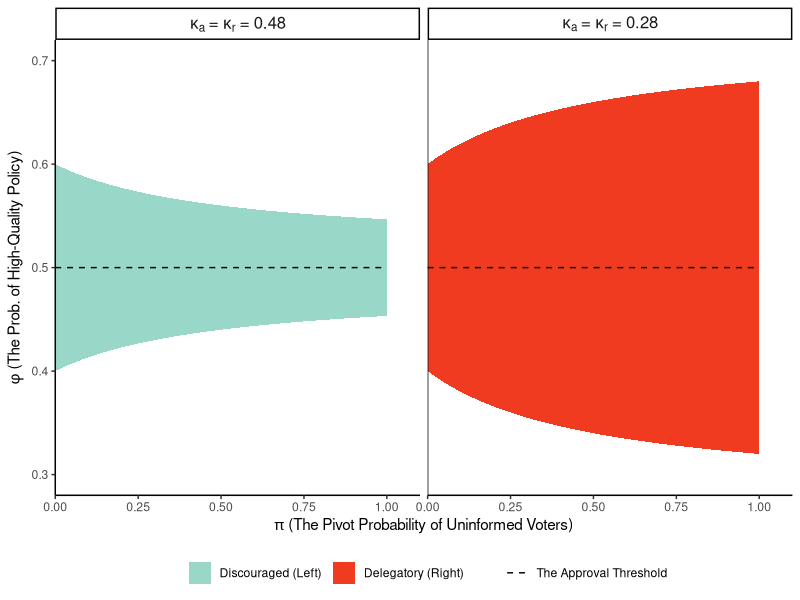
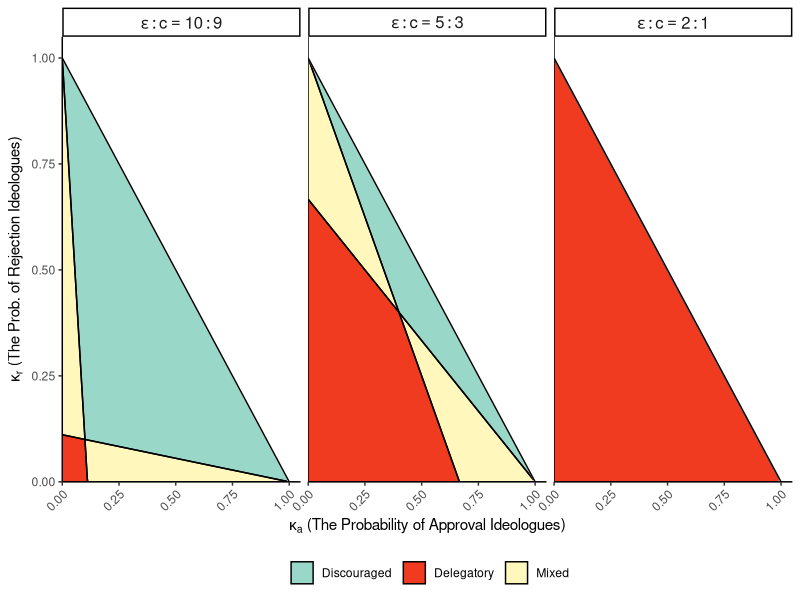
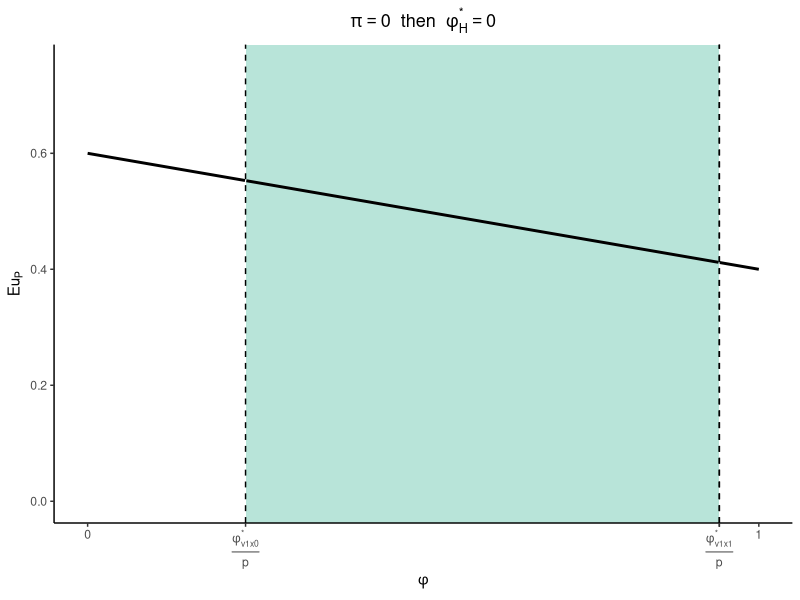
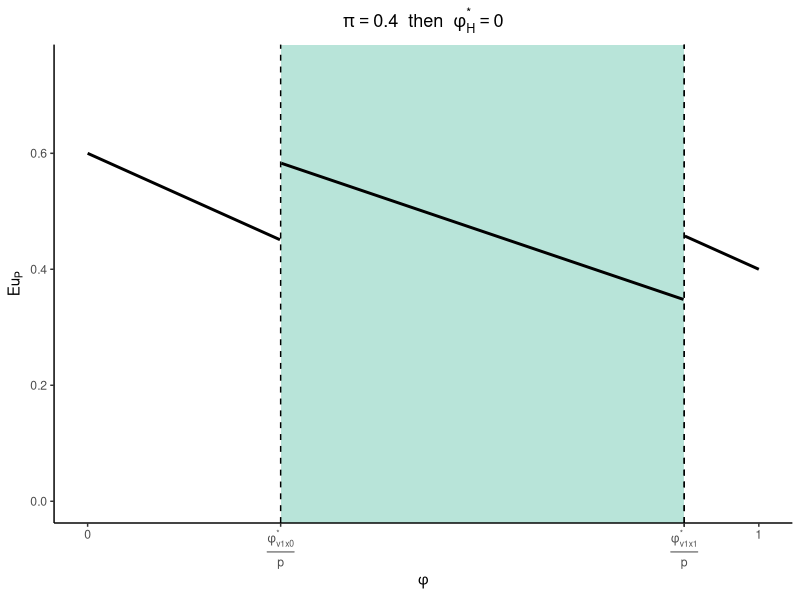
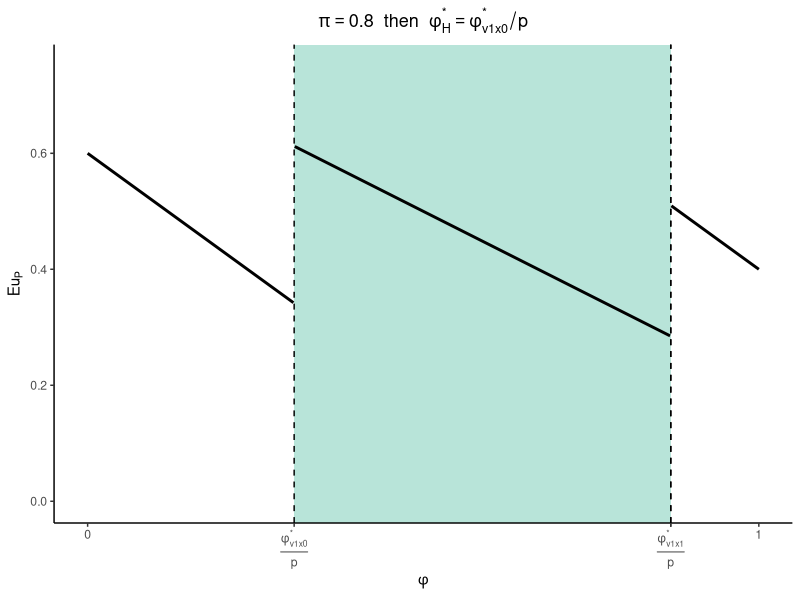
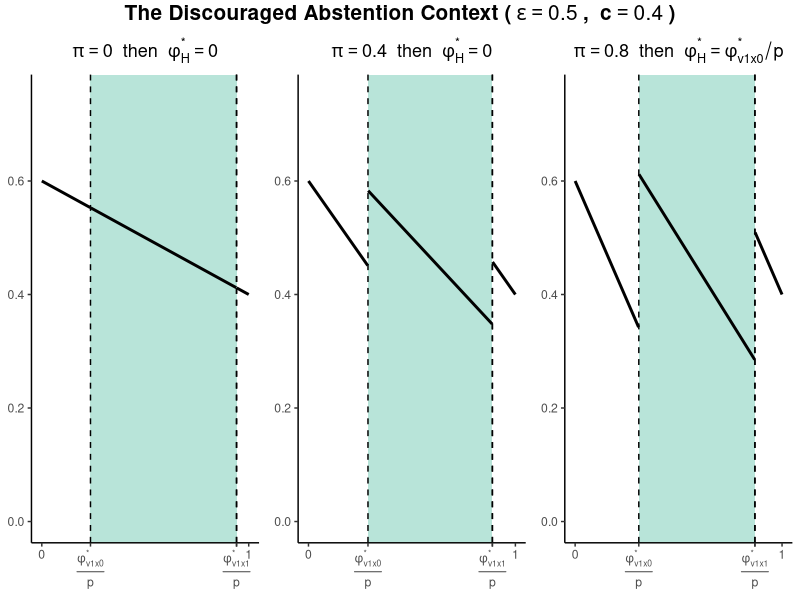
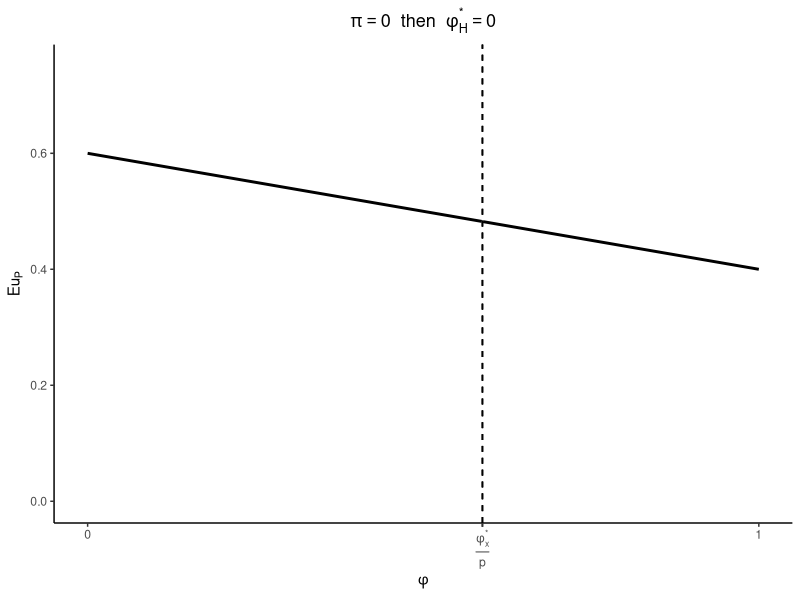
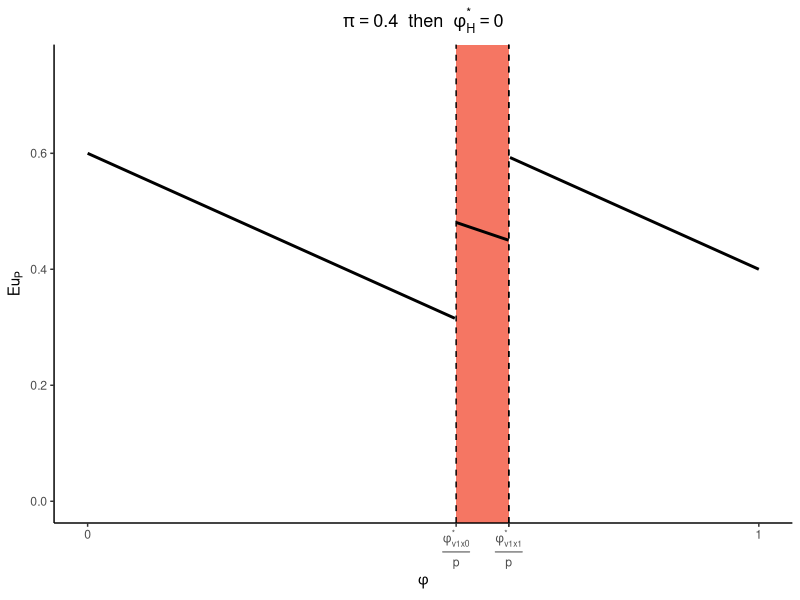

The R script that drew these images, in order:
#' ---
#' title: "Appendix C: Simulation Codes for Comparative Statics"
#' author: "Gento Kato"
#' date: "October 12, 2018"
#' ---

#' # Preparation

## Set Working Directory to the current directory 
## (If using RStudio, can be set automatically)
setwd(dirname(rstudioapi::getActiveDocumentContext()$path))

## Import Relevant packages
library(ggplot2)
library(gridExtra)
library(grid)

## Clear Workspace
rm(list = ls())


#' # Figure 2: The Visual Depiction of Discouraged and Delegatory Abstention Interval
#'
#' ## Relevant Functions

# The acceptance threshold
Fphix <- function(pi,b,e,c) 0.5 - (pi*b)/(2*(pi+e))
# The lower bound of the abstention interval
Fphivr <- function(pi,k1,k0,b,e,c) {
  (pi*k0*(1-b) + e -c)/(pi*((1-k1)*(1+b) + k0*(1-b)) + e) }
Fphiv1x0 <- function(pi,k1,k0,b,e,c) {
  apply(cbind(Fphix(pi,b,e,c),Fphivr(pi,k1,k0,b,e,c)), 1, min) }
# The upper bound of the abstention interval
Fphiva <- function(pi,k1,k0,b,e,c) {
  (pi*(1-k0)*(1-b) + c)/(pi*(k1*(1+b) + (1-k0)*(1-b)) + e) }
Fphiv1x1 <- function(pi,k1,k0,b,e,c) {
  apply(cbind(Fphix(pi,b,e,c),Fphiva(pi,k1,k0,b,e,c)), 1, max) }

#' ## Setting Parameters  

# Moving value = pi
pi <- seq(0,1,length=500)

# Fixed Values: (Discouraged, Delegatory)
k1 <- c(0.48, 0.28)
k0 <- c(0.48, 0.28)
e <- c(0.5, 0.5)
c <- c(0.3, 0.3)
b <- c(0, 0)

#' ## Simulations

## The Discouraged Abstention Interval & Approval Threshold
DIphix <- Fphix(pi,b[1],e[1],c[1])
DIphiv1x0 <- Fphiv1x0(pi,k1[1],k0[1],b[1],e[1],c[1])
DIphiv1x1 <- Fphiv1x1(pi,k1[1],k0[1],b[1],e[1],c[1])

## The Delegatory Abstention Interval & Approval Threshold
DEphix <- Fphix(pi,b[2],e[2],c[2])
DEphiv1x0 <- Fphiv1x0(pi,k1[2],k0[2],b[2],e[2],c[2])
DEphiv1x1 <- Fphiv1x1(pi,k1[2],k0[2],b[2],e[2],c[2])

#' ## Plot

## Dataset
da <- data.frame(pi=rep(pi,2),
                 DIDE=rep(c("2","3"), each=length(pi)),
                 phix=c(DIphix,DEphix),
                 phiv1x0=c(DIphiv1x0,DEphiv1x0),
                 phiv1x1=c(DIphiv1x1,DEphiv1x1),
                 catk1 = rep(c(k1[1],k1[2]),each=length(pi)),
                 catk0 = rep(c(k0[1],k0[2]),each=length(pi)) )

## Plot
abgraph <- 
  ggplot(da,aes(x=pi)) +
  geom_ribbon(aes(ymin=phiv1x0, ymax=phiv1x1, fill=DIDE)) +
  geom_line(aes(y=phix, linetype="2"), size=0.5) +
  facet_grid( . ~ (catk0*-1) + catk0 + catk1,
              labeller = label_bquote(cols=kappa[a] ~ "=" ~ 
                                           kappa[r] ~ "=" ~ 
                                           .(catk0))) +
  scale_x_continuous(expand=c(0,0)) +
  geom_vline(aes(xintercept=0), size=0.5) +
  coord_cartesian(xlim=c(0,1.1), ylim=c(0.3,0.7)) +
  ylab(bquote(phi ~ "(The Prob. of High-Quality Policy)")) +
  xlab(bquote(pi ~ "(The Pivot Probability of Uninformed Voters)")) +
  theme_classic() +
  scale_linetype_manual(name="", 
                        values=c(2),
                        labels=c("The Approval Threshold")) +
  scale_fill_manual(name="",
                    labels=c("Discouraged (Left) ",
                             "Delegatory (Right) "),
                    values=c("#99d8c9","#f03b20")) +
  theme(plot.title = element_text(hjust = 0.5),
        strip.text = element_text(face="bold", size=12),
        axis.line.y = element_line(colour="black"),
        axis.line.x = element_line(colour="black"),
        legend.position = "bottom")
abgraph              

#' # Figure 3: e:c Ratio and the Probability of Ideologues ka, kr Explain 
#' the Available Form of Abstention
#' 
#' ## Relevant Functions 

# Moving Value = k1
k1 <- seq(0,1, length=500)

# k0 threshold for the discouraged abstention 
k0loin <- function(k1,b,ec){
  k0 <- 1-(k1*(1-b))/((1+b)*(ec-1))
  k0s <- sapply(k0,function(x){if(x<0){return(0)}else{return(x)}})
  return(k0s)
}

# k0 threshold for the delegatory abstention
k0upde <- function(k1,b,ec){
  k0 <- ((1-k1)*(1-b)*(ec-1))/(1+b)
  k0s <- sapply(k0,function(x){if(x<0){return(0)}else{return(x)}})
  return(k0s)
  }

#' ## Plot

## Dataset
abtypedt <- data.frame(
  k1 = rep(k1,3),
  cxt = factor(rep(c("2:1","5:3","10:9"), each=length(k1)),
               levels=c("10:9","5:3","2:1")),
  cxte = rep(c(2,5,10), each=length(k1)),
  cxtc = rep(c(1,3,9), each=length(k1)),
  DIk0 = c(apply(cbind(k0upde(k1,0,2/1),k0loin(k1,0,2/1)),1,max),
           apply(cbind(k0upde(k1,0,5/3),k0loin(k1,0,5/3)),1,max), 
           apply(cbind(k0upde(k1,0,10/9),k0loin(k1,0,10/9)),1,max)),
  DEk0 = c(apply(cbind(k0upde(k1,0,2/1),k0loin(k1,0,2/1)),1,min),
           apply(cbind(k0upde(k1,0,5/3),k0loin(k1,0,5/3)),1,min),
           apply(cbind(k0upde(k1,0,10/9),k0loin(k1,0,10/9)),1,min)),
  limk0 = rep(1-k1,3)
)

## Plot
abtype <- 
  ggplot(abtypedt, aes(x=k1)) + 
  geom_ribbon(aes(ymin=0,ymax=limk0, fill="3"),alpha=1, colour="black") + 
  geom_ribbon(aes(ymin=DIk0,ymax=1, fill="1"),alpha=1, colour="black") + 
  geom_ribbon(aes(ymin=0,ymax=DEk0, fill="2"),alpha=1, colour="black") + 
  geom_line(aes(y=DIk0)) + geom_line(aes(y=DEk0)) +
  geom_vline(aes(xintercept=1),size=1.5, colour="white") + 
  geom_hline(aes(yintercept=1),size=1.5, colour="white") +
  geom_ribbon(aes(ymin=limk0,ymax=1),fill="white", colour="white") + 
  geom_line(aes(y=limk0)) + 
  geom_vline(aes(xintercept=0), size=0.5) +
  facet_grid(.~cxt + cxte + cxtc,
             labeller = label_bquote(cols = epsilon:c == .(cxte):.(cxtc))) + 
  scale_x_continuous(expand=c(0,0), limits=c(0,1.05)) +
  scale_y_continuous(expand=c(0,0), limits=c(0,1.05)) +
  scale_fill_manual(name="",
                    labels=c("Discouraged ",
                             "Delegatory ",
                             "Mixed "),
                    values=c("#99d8c9","#f03b20","#fff7bc")) + 
  xlab(bquote(kappa[a] ~ "(The Probability of Approval Ideologues)")) + 
  ylab(bquote(kappa[r] ~ "(The Prob. of Rejection Ideologues)")) + 
  theme_classic() + 
  theme(axis.text.x = element_text(angle = 45, hjust = 1),
        strip.text = element_text(face="bold", size=12),
        legend.position = "bottom")
abtype


#' # Figure 4: For Sufficiently High pi, PH Proposes the Higher-Quality Policy 
#' under the Delegatory Abstention Context than the Discouraged Abstention Context
#' 
#' Relevant Functions

## Eu function for the Policymaker
Feup <- function(phi,pi,k1,k0,vu,xu){
  (1-pi*(vu + (1-vu)*(k1+k0))) * 
    (2*k1 + phi*(1-2*(k1+k0))) + 
    pi*(2*k1 - phi*(vu + (1-vu)*(k1+k0)) + 
          (1-(k1+k0))*vu*2*xu )
}


## Threshold for Uninformed Voters 1: phiv1x0
Fpvx0 <- function(pi,k1,k0,e,c,b=0) {
  # the acceptance threshold
  phix <- 0.5 - (pi*b)/(2*pi + 2*e)
  # the abstention interval 
  phiv0 <- (pi*k1*(1-b) + e - c)/(pi*((1-k0)*(1+b) + k1*(1-b)) + e)
  pvx0 <- min(phix,phiv0)
  return(pvx0)
}

## Threshold for Uninformed Voters 2: phiv1x1
Fpvx1 <- function(pi,k1,k0,e,c,b=0) {
  # the acceptance threshold
  phix <- 0.5 - (pi*b)/(2*pi + 2*e)
  # the abstention interval 
  phiv1 <- (pi*(1-k1)*(1-b) + c)/(pi*(k0*(1+b) + (1-k1)*(1-b)) + e)
  pvx1 <- max(phix,phiv1)
  return(pvx1)
}


# phi Thresholds for the Policymaker
Ftphi <- function(phi,pH,pvx0,pvx1){
  pvx0pH <- ifelse(pvx0<pH, pvx0/pH, 1)
  pvx1pH <- ifelse(pvx1<pH, pvx1/pH, 1)
  store <- data.frame(c1=rep(NA,length(phi)), c2=NA, c3=NA)
  for(i in 1:length(phi)){
    if(phi[i] >= pvx1pH){
      store$c3[i] <- 1
    } else if (phi[i] < pvx1pH & phi[i] >= pvx0pH) {
      store$c2[i] <- 1
    } else {
      store$c1[i] <- 1
    }
  }
  return(store)
}

# Expected Utilities in EQ
Feufin <- function(eu11,eu10,eu0,tphi){
  ifelse(!is.na(eu10 * tphi$c3), eu11 * tphi$c3,
         ifelse(!is.na(eu10 * tphi$c2), eu0 * tphi$c2, 
                ifelse(!is.na(eu10 * tphi$c1), eu10 * tphi$c1, NA)))
}

## Define Color by the Type of Abstention
Fdedicol <- function(k1,k0,e,c,b=0){
  colset <- c("#99d8c9","#f03b20","#fff7bc")
  names(colset) <- c("Discouraged ","Delegatory ","Mixed ")
  DIk0 <- max(k0upde(k1,b,e/c),k0loin(k1,b,e/c))
  DEk0 <- min(k0upde(k1,b,e/c),k0loin(k1,b,e/c))
  if (k1 > DIk0){ colfin <- colset[1] 
  } else if (k1 <= DEk0) { colfin <- colset[2]
  } else { colfin <- colset[3] }
  return(colfin)
}

## Graphing Function  
Fgphi <- function(tphi,eu,phi,plr,phr,pi,dedicol){
  # The Equilibrium Strategy
  
  if (round(plr,5)==round(phr,5)){
    philab <- c("0","",expression( over(phi[x]^"*",p)),"","1")
    px <- plr; plr <- NA; phr <- NA
  } else { 
    px <- NA
    philab <- c("0",expression( over(phi[v1x0]^"*",p)),"",
                expression( over(phi[v1x1]^"*",p)),"1")
    }

  dphi <- tphi
  dphi$eu <- eu
  dphi$phi <- phi
  dphi$eu1 <- dphi$eu*dphi$c1
  dphi$eu2 <- dphi$eu*dphi$c2
  dphi$eu3 <- dphi$eu*dphi$c3
  
  phimaxlist <-
    list(bquote(pi == .(pi) ~ " then " ~ phi[H]^"*" == 0),
         bquote(pi == .(pi) ~ " then " ~ phi[H]^"*" == phi[v1x0]^"*"/p),
         bquote(pi == .(pi) ~ " then " ~ phi[H]^"*" == phi[x]^"*"/p),
         bquote(pi == .(pi) ~ " then " ~ phi[H]^"*" == phi[v1x1]^"*"/p),
         bquote(pi == .(pi) ~ " then " ~ phi[H]^"*" == 1))
  dif <- phi[which(eu==max(eu))] - c(0,plr,px,phr,1)
  phimax <- phimaxlist[[which(abs(dif)==min(abs(dif),na.rm=T))]]
  phimax
  
  if (is.na(plr)){ plr <- px } 
  if (is.na(phr)){ phr <- px }
  if (is.na(px)){ px <- phr }
  
  graph2x <-
    ggplot(dphi, aes(x=phi)) +
    annotate("rect", fill = dedicol, alpha = 0.7, 
             xmin = plr, xmax = phr,
             ymin = -Inf, ymax = Inf) + 
    geom_line(aes(y=eu1), size=1) +
    geom_line(aes(y=eu2), size=1) +
    geom_line(aes(y=eu3), size=1) +
    geom_vline(aes(xintercept=plr),linetype=2) +
    geom_vline(aes(xintercept=px),linetype=2) +
    geom_vline(aes(xintercept=phr),linetype=2) +
    scale_x_continuous(limits=c(0,1),
                       breaks=c(0,plr,px,phr,1),
                       labels=philab) +
    ylab(expression(Eu[P])) +
    xlab(expression(phi)) +
    ggtitle(phimax) +
    theme_classic() + theme(plot.title = element_text(hjust = 0.5, size=13),
                            plot.background=element_rect(fill="white", colour="white"),
                            rect = element_rect(fill = 'white'))
  return(graph2x)
}

## The Canned Function of Everything
Fgphi2 <- function(phi,pH,pi,k1,k0,e,c,b=0){
  eu11 <- Feup(phi,pi,k1,k0,vu=1,xu=1)
  eu10 <- Feup(phi,pi,k1,k0,vu=1,xu=0)
  eu0 <- Feup(phi,pi,k1,k0,vu=0,xu=1)
  pvx0 <- Fpvx0(pi,k1,k0,e,c,b)
  pvx1 <- Fpvx1(pi,k1,k0,e,c,b)
  tphi <- Ftphi(phi,pH,pvx0,pvx1)
  eufin <- Feufin(eu11,eu10,eu0,tphi)
  dedicol <- Fdedicol(k1,k0,e,c)
  graph2x <- Fgphi(tphi,eufin,phi,pvx0/pH,pvx1/pH,pi,dedicol)
  return(graph2x)
}

#' ## Setting Parameters

## Moving Value: phi
phi <- seq(0,1,length=500)

## Fixed Values: 
pils <- c(0,0.4,0.8) #(low pi, moderate pi, high pi)
k0 <- 0.3
k1 <- 0.3
e <- 0.5
cls <- c(0.4,0.2) # (Discouraged, Delegatory)
pH <- 0.85

## Graph Y axis Limits
yl <- 0; yh <- 0.75

#' ## Plot

## Under the Discouraged Abstention Context 

# Set c
c <- cls[1]

# Title Text
titletxt123 <- bquote(bold("The Discouraged Abstention Context (" ~ 
                             epsilon == .(e) ~ ", " ~  c == .(c) ~ ")"))

# Plot
p1 <- Fgphi2(phi,pH,pi=pils[1],k1,k0,e,c) +
  coord_cartesian(ylim=c(yl,yh)); p1
p2 <- Fgphi2(phi,pH,pi=pils[2],k1,k0,e,c) +
  coord_cartesian(ylim=c(yl,yh)); p2
p3 <- Fgphi2(phi,pH,pi=pils[3],k1,k0,e,c) +
  coord_cartesian(ylim=c(yl,yh)); p3
p123 <- arrangeGrob(p1 + xlab(NULL) + ylab(NULL),
                    p2 + xlab(NULL) + ylab(NULL),
                    p3 + xlab(NULL) + ylab(NULL),
                    ncol=3,
                    top = textGrob(titletxt123,
                                   gp = gpar(fontsize = 15)))
grid.arrange(p123)


## Under the Delegatory Abstention Context

# Set c
c <- cls[2]

# Title
titletxt456 <- bquote(bold("The Delegatory Abstention Context (" ~ 
                             epsilon == .(e) ~ ", " ~  c == .(c) ~ ")"))
titletxt456

# Plot
p4 <- Fgphi2(phi,pH,pi=pils[1],k1,k0,e,c) +
  coord_cartesian(ylim=c(yl,yh)); p4
p5 <- Fgphi2(phi,pH,pi=pils[2],k1,k0,e,c) +
  coord_cartesian(ylim=c(yl,yh)); p5
p6 <- Fgphi2(phi,pH,pi=pils[3],k1,k0,e,c) +
  coord_cartesian(ylim=c(yl,yh)); p6
p456 <- arrangeGrob(p4 + xlab(NULL) + ylab(NULL),
                    p5 + xlab(NULL) + ylab(NULL),
                    p6 + xlab(NULL) + ylab(NULL),
                    ncol=3,
                    top = textGrob(titletxt456,
                                   gp = gpar(fontsize = 15)))
grid.arrange(p456)


## The Final Graph 

# Plot
p123456 <- arrangeGrob(p123,p456,
                       bottom = textGrob(expression(phi[H]),
                                         gp = gpar(fontsize = 13)),
                       left = textGrob(expression(Eu(P[H])),
                                       gp = gpar(fontsize = 13), 
                                       rot=90))
grid.arrange(p123456)

#' # Save Workspace

save.image("Kato2018thlo_simulations.RData")
